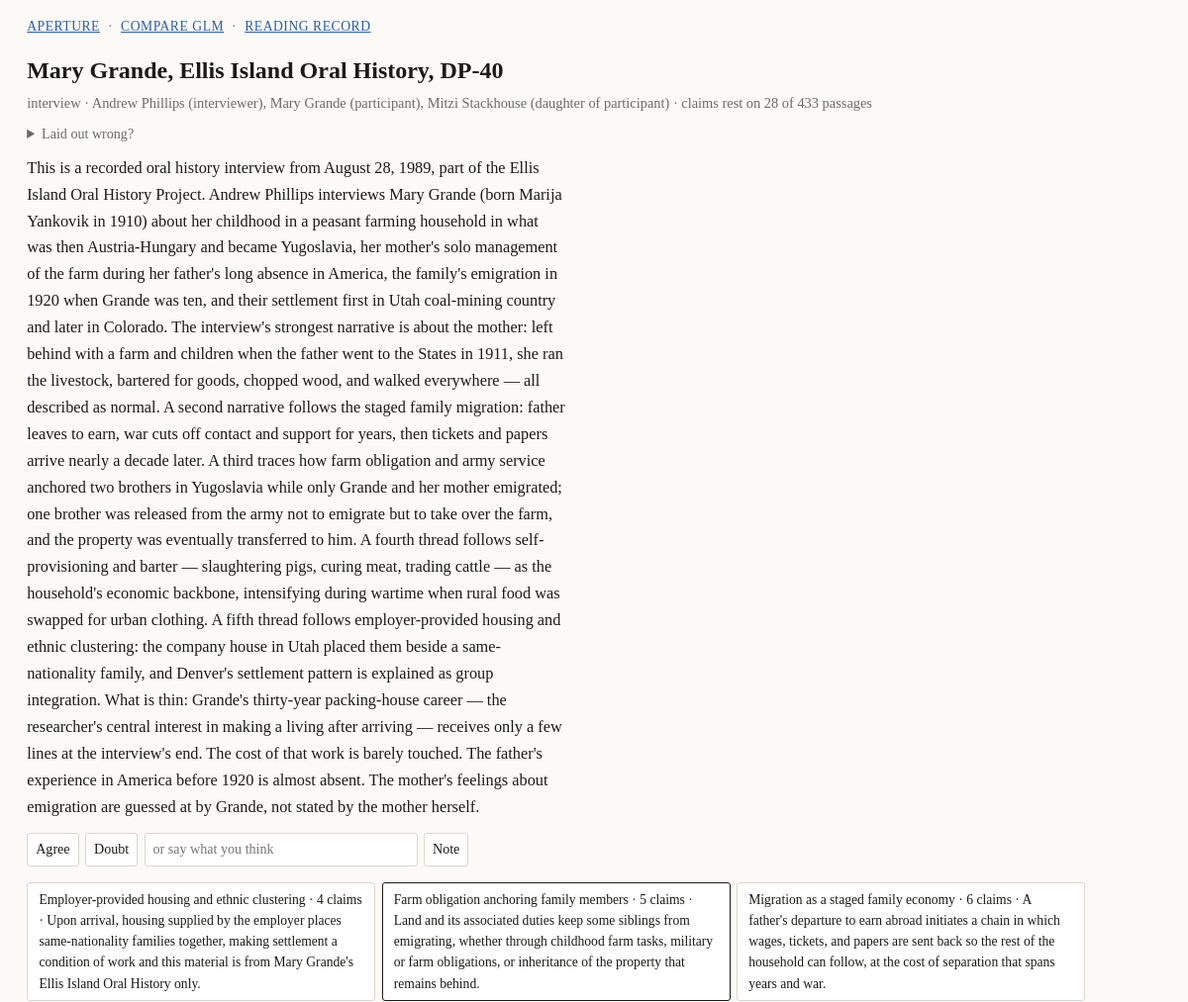
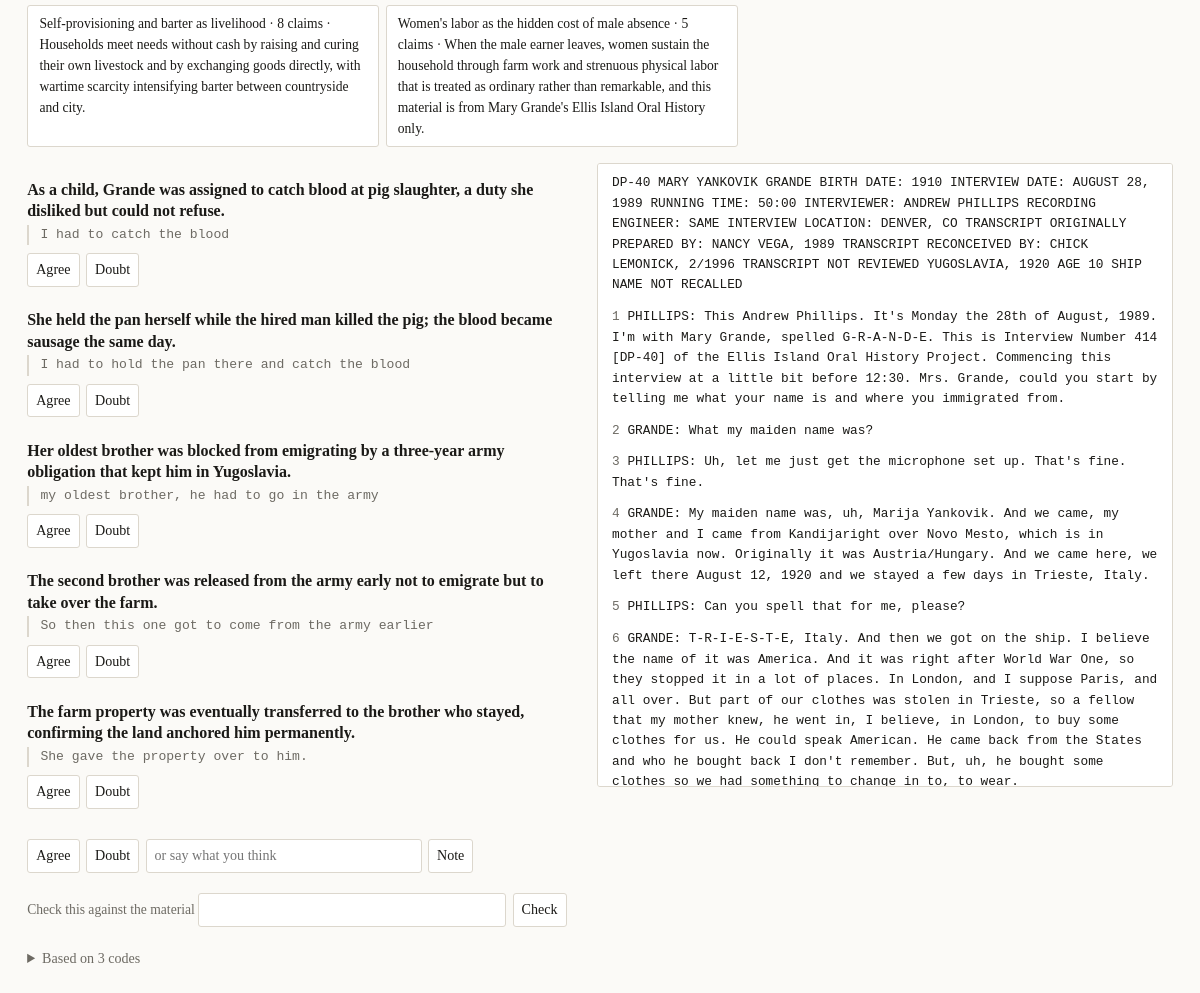
The page /p/p19076886a4/m/m69e0431111?thread=t85b876f910 on the database its author committed (2 pictures, top to bottom).
### tables this page shows
CREATE TABLE project (
    id TEXT PRIMARY KEY, name TEXT NOT NULL, focus TEXT DEFAULT '',
    brief TEXT DEFAULT '', created_at TEXT NOT NULL);

CREATE TABLE material (
    id TEXT PRIMARY KEY, project_id TEXT NOT NULL, name TEXT NOT NULL, text TEXT NOT NULL,
    kind TEXT DEFAULT '', display TEXT DEFAULT 'plain', title TEXT DEFAULT '',
    state TEXT NOT NULL DEFAULT 'added', created_at TEXT NOT NULL);

CREATE TABLE person (
    material_id TEXT NOT NULL, name TEXT NOT NULL, aliases TEXT DEFAULT '',
    role TEXT DEFAULT '', PRIMARY KEY (material_id, name));

CREATE TABLE summary (
    id TEXT PRIMARY KEY, scope TEXT NOT NULL, ref_id TEXT NOT NULL, stage TEXT NOT NULL,
    text TEXT NOT NULL, run_id TEXT, status TEXT NOT NULL DEFAULT 'live');

CREATE TABLE theme (
    id TEXT PRIMARY KEY, project_id TEXT NOT NULL, name TEXT NOT NULL, gist TEXT DEFAULT '',
    status TEXT NOT NULL DEFAULT 'live', merged_into TEXT);

CREATE TABLE moment (
    id TEXT PRIMARY KEY, material_id TEXT NOT NULL, theme_id TEXT NOT NULL, sid TEXT NOT NULL,
    position INTEGER NOT NULL, claim TEXT NOT NULL, anchor TEXT NOT NULL,
    run_id TEXT, status TEXT NOT NULL DEFAULT 'live');

CREATE TABLE sentence (
    material_id TEXT NOT NULL, idx INTEGER NOT NULL, sid TEXT NOT NULL,
    turn_idx INTEGER, speaker TEXT DEFAULT '', text TEXT NOT NULL,
    PRIMARY KEY (material_id, sid));

### app/pages.py (the view)
@router.get("/p/{pid}/m/{mid}", response_class=HTMLResponse)
def material(pid: str, mid: str, thread: str | None = None) -> str:
    return _render("material.html", context.material_page(connection(), pid, mid, thread))

### app/templates/material.html (shortened to what this page needs)
{% extends "base.html" %}
{% block main %}
<h1 class="material">{{ (material.title or material.name) | txt }}</h1>
<p class="meta">
  {{ material.kind or 'material' }}
  {% if people %}·
    {% for p in people %}<span class="material">{{ p.name | txt }}</span>{% if p.role %} <span class="dim">({{ p.role }})</span>{% endif %}{% if not loop.last %}, {% endif %}{% endfor %}
  {% endif %}
  · {{ derivation }}
</p>
<details class="reframe">
  <summary>Laid out wrong?</summary>
</details>
{% if summary %}
<div class="summary">{{ summary_html }}</div>
<form method="post" action="/p/{{ project.id }}/react" class="row">
  <button name="kind" value="agree">Agree</button>
  <button name="kind" value="doubt">Doubt</button>
  <input name="text" size="30" placeholder="or say what you think">
  <button name="kind" value="note">Note</button>
</form>
{% endif %}
{% if cards %}
<nav class="stack">
{% for c in cards %}
  <a class="gist card{% if selected and c.id == selected.id %} on{% endif %}"
     href="/p/{{ project.id }}/m/{{ material.id }}?thread={{ c.id }}">{{ c.name | txt }}
     · {{ c.moments | length }} claims · {{ c.gist | txt }}</a>
{% endfor %}
</nav>
{% else %}
<p class="dim">Nothing read here yet.</p>
{% endif %}
{% if selected %}
<div class="cols">
  <section class="side">
    <ol class="claims">
    {% for x in selected.moments %}
      <li>
        <p class="claim">{{ x.claim | txt }}</p>
        <blockquote class="quote"><a href="#{{ x.sid }}">{{ x.anchor | txt }}</a></blockquote>
        <form method="post" action="/p/{{ project.id }}/react" class="row">
          <button name="kind" value="agree">Agree</button>
          <button name="kind" value="doubt">Doubt</button>
        </form>
      </li>
    {% endfor %}
    </ol>
  </section>
  <section class="side text">
  {% for b in blocks %}
    <pre class="material">{% if b.n %}<b>{{ b.n }}</b> {% endif %}{{ b.html }}</pre>
  {% endfor %}
  </section>
</div>
<form method="post" action="/p/{{ project.id }}/react" class="row">
  <button name="kind" value="agree">Agree</button>
  <button name="kind" value="doubt">Doubt</button>
  <input name="text" size="30" placeholder="or say what you think">
  <button name="kind" value="note">Note</button>
</form>
<form method="post" action="/p/{{ project.id }}/check" class="row">
  <label>Check this against the material <input name="question" size="34"></label>
  <button>Check</button>
</form>
<details>
  <summary>Based on {{ selected.codes | length }} codes</summary>
</details>
{% endif %}
{% endblock %}

### app/templates/base.html (shortened to what this page needs)
<!doctype html>
<html lang="en">
<link rel="stylesheet" href="/static/aperture.css">
<body>
<header class="top">
  <a href="/">{{ app_name }}</a>
  {% if project %}
  · <a href="/p/{{ project.id }}">{{ project.name | txt }}</a>
  · <a href="/p/{{ project.id }}/export.md">Reading record</a>
  {% endif %}
</header>
<main>
{% block main %}{% endblock %}
</main>
</body>
</html>

### app/static/aperture.css (style rules this page uses)
:root { color-scheme: light dark; --bg: #fbfaf7; --ink: #1b1a17; --dim: #6d6a63; --line: #dcd7cd; --card: #ffffff; --mark: #f6e6a8; --tint: #cfe6fb; --link: #2a5cab; }
* { box-sizing: border-box }
body { margin: 0; background: var(--bg); color: var(--ink); font: 16px/1.55 Charter, Georgia, "Iowan Old Style", serif; }
main, .top, .run { max-width: 74rem; margin: 0 auto; padding: 0 1.2rem }
.top { display: flex; gap: .5rem; align-items: baseline; padding-top: 1rem; color: var(--dim); font-size: .85rem; letter-spacing: .04em; text-transform: uppercase }
main { padding-bottom: 5rem }
a { color: var(--link) }
h1 { font-size: 1.5rem; margin: 1rem 0 .2rem }
.dim { color: var(--dim) }
.meta { color: var(--dim); font-size: .9rem; margin: .2rem 0 .6rem }
ul, ol { padding-left: 1.2rem }
.mats, .claims, .stack { list-style: none; padding: 0 }
.summary { max-width: 42rem }
.gist { font-weight: normal }
.claim { margin: 0 0 .2rem; font-weight: 600; line-height: 1.35 }
.claims > li { margin: 0 0 1.4rem }
.quote { margin: 0 0 .3rem; padding-left: .7rem; border-left: 2px solid var(--line) }
.quote, .quote a { font-family: ui-monospace, "SF Mono", Menlo, Consolas, monospace; font-size: .82rem; color: var(--dim); text-decoration: none }
.text { background: var(--card); border: 1px solid var(--line); border-radius: 3px; padding: .6rem .9rem; max-height: 78vh; overflow-y: auto }
pre.material { font-family: ui-monospace, "SF Mono", Menlo, Consolas, monospace; font-size: .8rem; line-height: 1.6; white-space: pre-wrap; margin: 0 0 .7rem }
pre.material b { color: var(--dim); font-weight: normal }
.stack { display: flex; flex-wrap: wrap; gap: .4rem; margin: 0 0 1rem }
.card { display: block; padding: .4rem .7rem; border: 1px solid var(--line); border-radius: 3px; background: var(--card); color: inherit; text-decoration: none; font-size: .85rem; max-width: 22rem }
.card.on { border-color: var(--ink) }
.cols { display: flex; gap: 1.5rem; align-items: flex-start }
.side { flex: 1 1 0; min-width: 0 }
form { margin: .5rem 0 1rem }
form.row { display: flex; flex-wrap: wrap; gap: .4rem; align-items: center }
label { display: block; margin: .3rem 0; color: var(--dim); font-size: .85rem }
input, textarea, button { font: inherit; font-size: .88rem; color: inherit; background: var(--card); border: 1px solid var(--line); border-radius: 3px; padding: .3rem .5rem }
button { cursor: pointer }
details { margin: .6rem 0; font-size: .88rem }
summary { cursor: pointer; color: var(--dim) }
.summary { max-width: 34rem; font-size: 1.02rem; line-height: 1.65; }
.summary p { margin: 0 0 .8em; }

### rows shown on the page
project: name|txt "COMPARE GLM"
material: title "Mary Grande, Ellis Island Oral History, DP-40", kind "interview"
person: name|txt "Andrew Phillips", role "interviewer"
person: name|txt "Mary Grande", role "participant"
person: name|txt "Mitzi Stackhouse", role "daughter of participant"
summary: text "This is a recorded oral history interview from August 28, 1989, part of the Ellis Island Oral History Project. Andrew Phillips interviews Mary Grande (born Marija Yankovik in 1910) about her childhood in a peasant farming household in what was then Austria-Hungary and became Yugoslavia, her mother's solo management of the farm during her father's long absence in America, the family's emigration in 1920 when Grande was ten, and their settlement first in Utah coal-mining country and later in Colorado. The interview's strongest narrative is about the mother: left behind with a farm and children when the father went to the States in 1911, she ran the livestock, bartered for goods, chopped wood,…"
theme: name|txt "Employer-provided housing and ethnic clustering", moments|length "4", gist|txt "Upon arrival, housing supplied by the employer places same-nationality families together, making settlement a condition of work and this material is from Mary Grande's Ellis Island Oral History only."
theme: name|txt "Farm obligation anchoring family members", moments|length "5", gist|txt "Land and its associated duties keep some siblings from emigrating, whether through childhood farm tasks, military or farm obligations, or inheritance of the property that remains behind."
theme: name|txt "Migration as a staged family economy", moments|length "6", gist|txt "A father's departure to earn abroad initiates a chain in which wages, tickets, and papers are sent back so the rest of the household can follow, at the cost of separation that spans years and war."
theme: name|txt "Self-provisioning and barter as livelihood", moments|length "8", gist|txt "Households meet needs without cash by raising and curing their own livestock and by exchanging goods directly, with wartime scarcity intensifying barter between countryside and city."
theme: name|txt "Women's labor as the hidden cost of male absence", moments|length "5", gist|txt "When the male earner leaves, women sustain the household through farm work and strenuous physical labor that is treated as ordinary rather than remarkable, and this material is from Mary Grande's Ellis Island Oral History only."
moment: claim|txt "As a child, Grande was assigned to catch blood at pig slaughter, a duty she disliked but could not refuse.", anchor|txt "I had to catch the blood"
moment: claim|txt "She held the pan herself while the hired man killed the pig; the blood became sausage the same day.", anchor|txt "I had to hold the pan there and catch the blood"
moment: claim|txt "Her oldest brother was blocked from emigrating by a three-year army obligation that kept him in Yugoslavia.", anchor|txt "my oldest brother, he had to go in the army"
moment: claim|txt "The second brother was released from the army early not to emigrate but to take over the farm.", anchor|txt "So then this one got to come from the army earlier"
moment: claim|txt "The farm property was eventually transferred to the brother who stayed, confirming the land anchored him permanently.", anchor|txt "She gave the property over to him."
sentence: n "2", html "GRANDE: What my maiden name was?"
sentence: n "5", html "PHILLIPS: Can you spell that for me, please?"

### other values the page prints
{{ app_name }} "APERTURE"
{{ derivation }} "claims rest on 28 of 433 passages"
{{ b.n }} "1" "3" "4" "6"
{{ b.html }} "PHILLIPS: Uh, let me just get the microphone set up. That's fine. That's fine."
{{ selected.codes | length }} "3"
